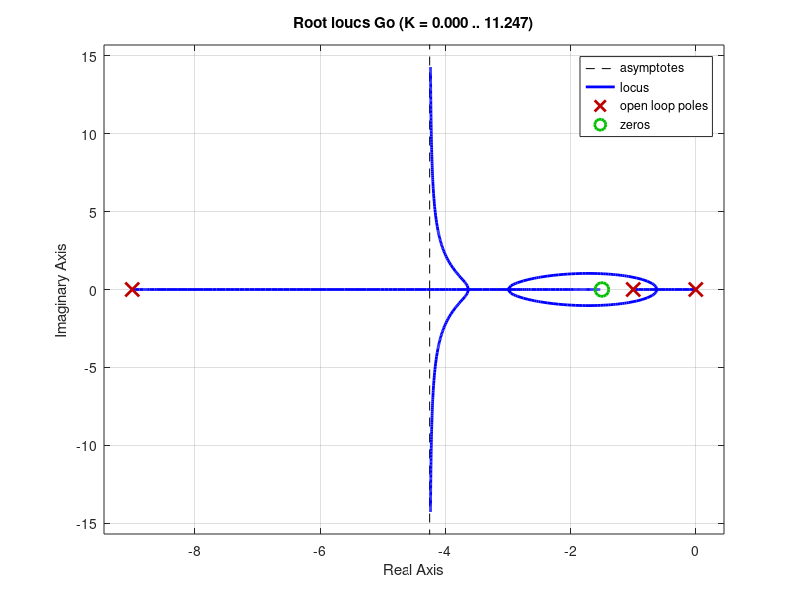
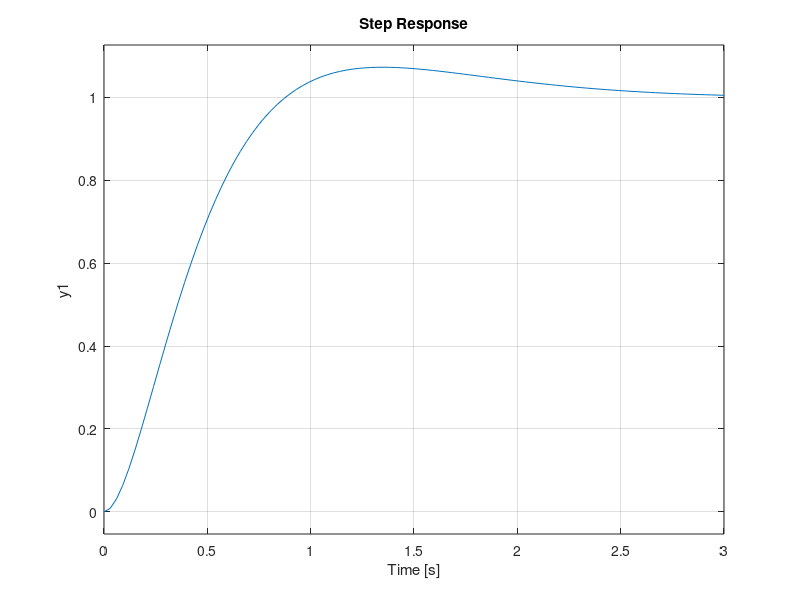

These charts were generated, in order, by the following MATLAB code: (Note: this script raises an error after producing the figures.)
%% FUZZY SYSTEMS 2020 - 2021
% Satellite Control - Group 10 
% Stefanos Papadam 
% AEM: 8885

%% CLEAR 
clear 
clc

%% BEGIN
% choose zero 
c = 1.5;

% controlled system     
Gp = tf(10, [1, 10, 9]);

% PI controller 
Gc = tf([1, c], [1, 0]);
 
% open loop system 
Gh = tf([1, c], [1, 10, 9, 0]);

% choose gain 
K = 20;

% open loop system with gain applied 
Go = K * Gh;

% plot root locus 
figure(1);
rlocus(Go);

% closed loop system 
Gc = feedback(Go, 1, -1);

% plot step response and take info about the system   
figure(2);
step(Gc)
stepinfo(Gc)

% plot surface 
figure(3);
gensurf(readfis('satellite_8885'));